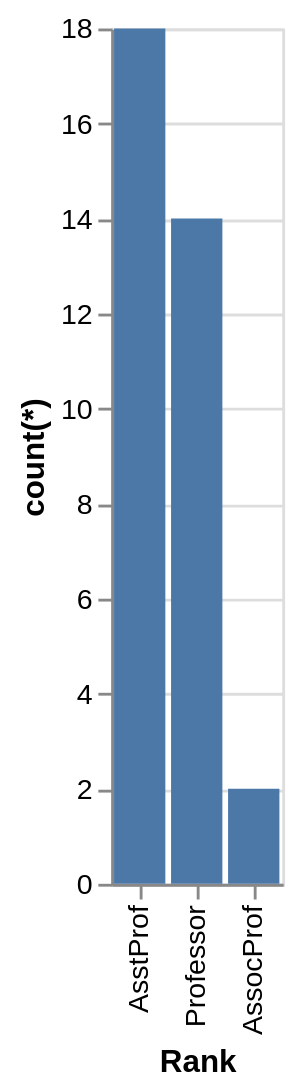

Vega-Lite specification stored for this chart:
### Vega-Lite specification from a JSON file in a GitHub repository (floating-point values rounded to 4 significant figures)
{"data": {"values": [{"x_data": "AsstProf", "y_data": 18}, {"x_data": "Professor", "y_data": 14}, {"x_data": "AssocProf", "y_data": 2}]}, "mark": "bar", "encoding": {"x": {"field": "x_data", "type": "nominal", "title": "Rank", "sort": {"op": "sum", "field": "y_data", "order": "descending"}}, "y": {"field": "y_data", "type": "quantitative", "title": "count(*)"}}}
